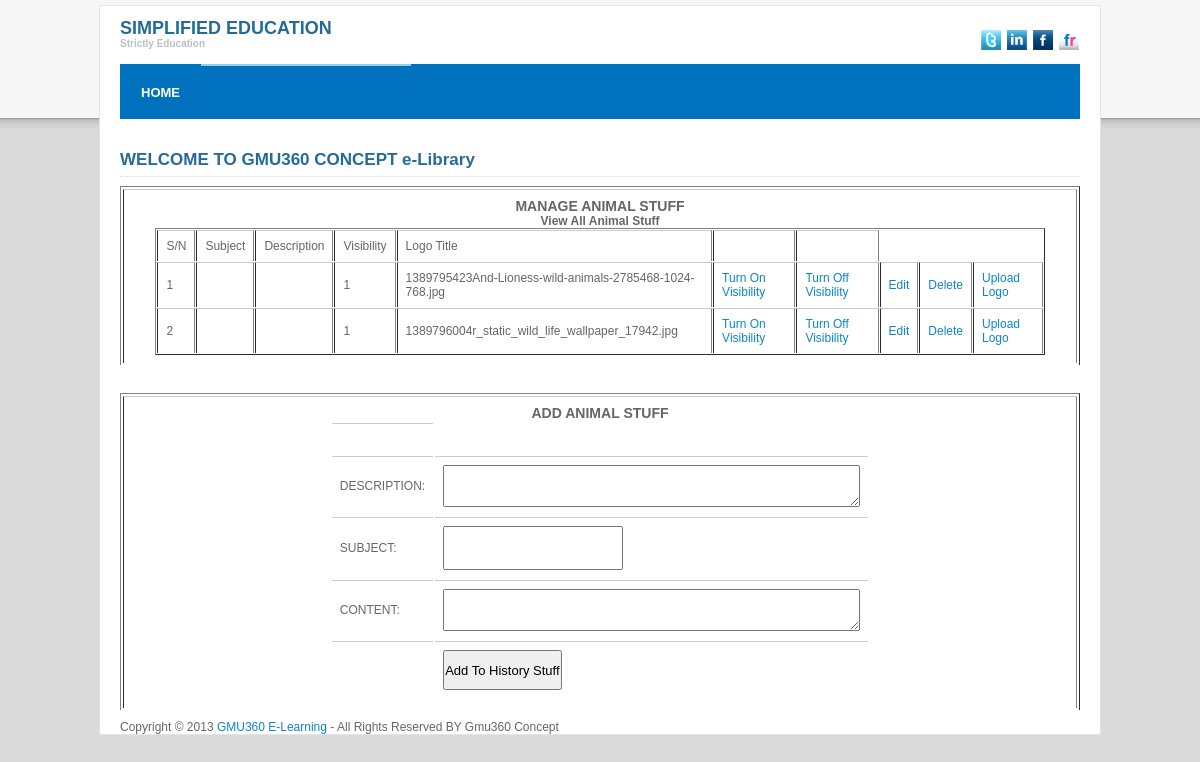
/administrator/manage_animal_stuff.php, run on the app's committed database.
### tables this page shows
CREATE TABLE `animal_stuff` (
  `id` int(11) NOT NULL auto_increment,
  `description` varchar(200) NOT NULL,
  `subject` varchar(100) NOT NULL,
  `content` text NOT NULL,
  `logo` varchar(100) NOT NULL,
  `visibility` int(11) NOT NULL,
  `entry_date` date NOT NULL,
  PRIMARY KEY  (`id`)
);

### administrator/manage_animal_stuff.php (the view, shortened to what this page needs)
<!DOCTYPE html PUBLIC "-//W3C//DTD XHTML 1.0 Transitional//EN" "http://www.w3.org/TR/xhtml1/DTD/xhtml1-transitional.dtd">
<html xmlns="http://www.w3.org/1999/xhtml">
<head>
<link rel="stylesheet" href="../css/style.css" type="text/css" media="all" />
</head>
<body>
<div id="shell">
  <div id="header">
    <h1 id="logo"><a href="#">SIMPLIFIED EDUCATION<span>Strictly Education</span></a></h1>
    <div class="socials"> <a href="#" class="link link-twitter">Twitter</a> <a href="#" class="link link-linkedin">LinkedIn</a> <a href="#" class="link link-facebook">Facebook</a> <a href="#" class="link link-flickr">flickr</a> </div>
  </div>
  <div id="navigation">
    <ul>
      <li><a href="../index.php">HOME</a></li>
      <li><a href="#" class="active"></a></li>
      <li><a href="#" class="active"></a></li>
      <li><a href="#" class="active"></a></li>
      <li><a href="#" class="active"></a></li>
      <li><a href="#" class="active"></a></li>
    </ul>
  </div>
  <div id="main">
    <br/><br/>
    <h2><a href="index.php">WELCOME TO GMU360 CONCEPT e-Library </a></h2>
    <table width="100%" border="1" id="box-table-a">
    <tr width="100%">
      <td width="40%">
      <center>
  <div id="bar">
    <h3>MANAGE ANIMAL STUFF</h3></div>
<?php
$cat=mysql_query("SELECT *  FROM `animal_stuff`");
?>
<legend><b>View All Animal Stuff</b><?php
if(mysql_num_rows($cat)>0){
?>
</legend><table width="95%" border="1" cellspacing="1">
	<tr class="thead">
        <td>S/N</td>
  <td>Subject</td>
      <td>Description</td>
    <td>Visibility</td>
    <td>Logo Title</td>
    <td></td>
    <td></td>
    </tr>
  <?php
$s=1;
  	while($l=mysql_fetch_array($cat)){
		$id=$l['id'];
	echo "<tr class= \"trodd\">";
	?>
    <td><?php echo $s++; ?></td>
    <td><?php echo $l['subject'];?></td>
        <td><?php echo $l['description'];?></td>
        <td><?php echo $l['visibility'];?></td>
        <td><?php echo $l['logo'];?></td>
   <?php echo "<td><a href='manage_animal_stuff.php?deleteid=$id'>Turn On Visibility</a></td>"; ?>
   <?php echo "<td><a href='manage_animal_stuff.php?deleteid2=$id'>Turn Off Visibility</a></td>"; ?>
         <?php echo "<td><a href='edit_animal_stuff.php?id=$id'>Edit</a></td>"; ?>
    <?php echo "<td><a href='manage_animal_stuff.php?deleteid3=$id'>Delete</a></td>"; ?>
        <?php echo "<td><a href='manage_animal_stuff.php?deleteid4=$id'>Upload Logo</a></td>"; ?>
 </tr>
 <?php
}
}
?>
</table>
      </td>
      </tr>
        </table><br/><br/>
            <table width="100%" border="1" id="box-table-a">
    <tr width="100%">
      <td width="40%">
      <center>
<form action="<?php echo $_SERVER['PHP_SELF'];?>" method="post">
  <div id="bar">
    <h3>ADD ANIMAL STUFF</h3></div>
        <table border="0" width="398" height="255px">
        <tr><td>&nbsp;</td></tr>
        	<tr>
            	<td height="37" ><p>DESCRIPTION:</p></label></td>
              <td ><textarea name="description"  cols="50" role="50"></textarea></td>
            </tr>
            <tr>
            	<td height="36"><p>SUBJECT:</p></td>
              <td><input id="input" type="text"  name="subject" /></td>
            </tr>
            <tr>
            	<td height="37" ><p>CONTENT:</p></label></td>
              <td ><textarea name="content" cols="50" role="50"></textarea></td>
            </tr>
            <tr>
            	<td><label></label></td>
                <td align="justify"><input name="button" type="submit"  id="button" value="Add To History Stuff"/></td>
            </tr>
        </table>
	</form>
    </center>
      </td>
      </tr>
        </table>
  </div>
      <p class="lf">Copyright &copy; 2013 <a href="#">GMU360 E-Learning </a> - All Rights Reserved BY Gmu360 Concept</p>
</div>
</body>
</html>

### css/style.css (style rules this page uses)
* { padding:0; margin:0; outline:0; }
body { font-size:12px; font-family:Arial, "Trebuchet MS", sans-serif; color:#6c6464; background:#dadada url(images/body.gif) left top repeat-x; padding:5px 0 13px 0; }
a { color:#0d86c7; text-decoration:none; }
input, textarea, select { font-family:Arial, Helvetica, Sans-Serif; font-size:13px; color:#000000; height:40px; }
h2 { font-size:17px; color:#246b99; padding-bottom:6px; border-bottom:1px dotted #dcdcdc; margin-bottom:9px; position:relative; }
h2 a { color:#246b99; }
#shell { width:960px; padding:0 20px; margin:0 auto; background:#fff; border:1px solid #e5e5e6; }
#header { height:58px; position:relative; }
#logo { padding-top:12px; }
#logo a { font-size:18px; color:#246b99; line-height:20px; text-decoration:none; }
#logo a span { font-size:10px; line-height:12px; display:block; color:#bbc0c3; }
.socials { position:absolute; top:24px; right:1px; width:104px; }
.socials .link { float:left; width:20px; height:20px; margin-left:6px; background:url(images/socials.gif); font-size:0; line-height:0; text-indent:-4000px; }
.socials .link-twitter { background-position:0 top; }
.socials .link-linkedin { background-position:-20px top; }
.socials .link-facebook { background-position:-40px top; }
.socials .link-flickr { background-position:-60px top; }
#navigation { height:55px; background-color:#0071bc; margin-bottom:1px; position:relative; }
#navigation ul { list-style:none; }
#navigation ul li { float:left; display:inline; border-right:0px solid #fff; height:55px; line-height:53px; }
#navigation ul li a { float:left; color:#fefefe; font-size:13px; font-weight:bold; padding:2px 21px 0 21px; text-decoration:none; }
#navigation ul li a.active, #navigation ul li a:hover { text-decoration:none; background:url(images/navigation-active.gif); }
#main { padding:2px 0 10px 0; }
#main p { line-height:19px; }
#box-table-a { font-size: 12px; margin: 0px; text-align: left; border-collapse: separate; border-bottom:none; }
#box-table-a td { padding: 8px; background: none; border-top: 1px solid #CCC; color: #666; border-bottom: none !important; }

### data on the page
animal_stuff: visibility "1", logo "1389795423And-Lioness-wild-animals-2785468-1024-768.jpg"
animal_stuff: visibility "1", logo "1389796004r_static_wild_life_wallpaper_17942.jpg"
